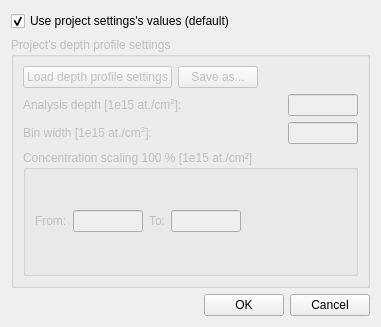
<?xml version="1.0" encoding="UTF-8"?>
<ui version="4.0">
 <class>Dialog</class>
 <widget class="QDialog" name="Dialog">
  <property name="geometry">
   <rect>
    <x>0</x>
    <y>0</y>
    <width>381</width>
    <height>327</height>
   </rect>
  </property>
  <property name="minimumSize">
   <size>
    <width>0</width>
    <height>0</height>
   </size>
  </property>
  <property name="maximumSize">
   <size>
    <width>16777215</width>
    <height>16777215</height>
   </size>
  </property>
  <property name="windowTitle">
   <string>Measurement's Depth Profile Settings</string>
  </property>
  <layout class="QVBoxLayout" name="verticalLayout">
   <item>
    <layout class="QVBoxLayout" name="verticalLayout_2">
     <item>
      <layout class="QHBoxLayout" name="horizontalLayout">
       <item>
        <widget class="QCheckBox" name="useProjectSettingsValuesCheckBox">
         <property name="text">
          <string>Use project settings's values (default)</string>
         </property>
         <property name="checked">
          <bool>true</bool>
         </property>
        </widget>
       </item>
       <item>
        <spacer name="horizontalSpacer">
         <property name="orientation">
          <enum>Qt::Horizontal</enum>
         </property>
         <property name="sizeHint" stdset="0">
          <size>
           <width>40</width>
           <height>20</height>
          </size>
         </property>
        </spacer>
       </item>
      </layout>
     </item>
     <item>
      <widget class="QGroupBox" name="depthProfileSettingsGroupBox">
       <property name="enabled">
        <bool>false</bool>
       </property>
       <property name="title">
        <string>Project's depth profile settings</string>
       </property>
       <layout class="QGridLayout" name="gridLayout_2">
        <item row="2" column="0">
         <layout class="QHBoxLayout" name="horizontalLayout_36">
          <item>
           <widget class="QLabel" name="label_26">
            <property name="text">
             <string>&lt;html&gt;&lt;head/&gt;&lt;body&gt;&lt;p&gt;Analysis depth [1e15 at./cm&lt;span style=&quot; vertical-align:super;&quot;&gt;2&lt;/span&gt;]:&lt;/p&gt;&lt;/body&gt;&lt;/html&gt;</string>
            </property>
           </widget>
          </item>
          <item>
           <spacer name="horizontalSpacer_35">
            <property name="orientation">
             <enum>Qt::Horizontal</enum>
            </property>
            <property name="sizeHint" stdset="0">
             <size>
              <width>40</width>
              <height>20</height>
             </size>
            </property>
           </spacer>
          </item>
          <item>
           <widget class="QLineEdit" name="depthStepForStoppingLineEdit">
            <property name="minimumSize">
             <size>
              <width>70</width>
              <height>0</height>
             </size>
            </property>
            <property name="maximumSize">
             <size>
              <width>70</width>
              <height>16777215</height>
             </size>
            </property>
           </widget>
          </item>
         </layout>
        </item>
        <item row="0" column="0">
         <layout class="QHBoxLayout" name="horizontalLayout_37">
          <item>
           <widget class="QPushButton" name="loadDepthProfileSettingsButton">
            <property name="sizePolicy">
             <sizepolicy hsizetype="Preferred" vsizetype="Fixed">
              <horstretch>0</horstretch>
              <verstretch>0</verstretch>
             </sizepolicy>
            </property>
            <property name="text">
             <string>Load depth profile settings</string>
            </property>
           </widget>
          </item>
          <item>
           <widget class="QPushButton" name="saveDepthProfileSettingsButton">
            <property name="text">
             <string>Save as...</string>
            </property>
           </widget>
          </item>
          <item>
           <spacer name="horizontalSpacer_36">
            <property name="orientation">
             <enum>Qt::Horizontal</enum>
            </property>
            <property name="sizeHint" stdset="0">
             <size>
              <width>40</width>
              <height>20</height>
             </size>
            </property>
           </spacer>
          </item>
         </layout>
        </item>
        <item row="4" column="0">
         <layout class="QHBoxLayout" name="horizontalLayout_38">
          <item>
           <widget class="QGroupBox" name="groupBox_9">
            <property name="title">
             <string>Concentration scaling 100 % [1e15 at./cm²]</string>
            </property>
            <layout class="QGridLayout" name="gridLayout_5">
             <item row="0" column="0">
              <layout class="QHBoxLayout" name="horizontalLayout_4">
               <item>
                <widget class="QLabel" name="label_2">
                 <property name="text">
                  <string>&lt;html&gt;&lt;head/&gt;&lt;body&gt;&lt;p&gt;From:&lt;/p&gt;&lt;/body&gt;&lt;/html&gt;</string>
                 </property>
                </widget>
               </item>
               <item>
                <widget class="QLineEdit" name="depthsForConcentrationScalingLineEdit_1">
                 <property name="minimumSize">
                  <size>
                   <width>70</width>
                   <height>0</height>
                  </size>
                 </property>
                 <property name="maximumSize">
                  <size>
                   <width>70</width>
                   <height>16777215</height>
                  </size>
                 </property>
                </widget>
               </item>
               <item>
                <widget class="QLabel" name="label_3">
                 <property name="text">
                  <string>To:</string>
                 </property>
                </widget>
               </item>
               <item>
                <widget class="QLineEdit" name="depthsForConcentrationScalingLineEdit_2">
                 <property name="minimumSize">
                  <size>
                   <width>70</width>
                   <height>0</height>
                  </size>
                 </property>
                 <property name="maximumSize">
                  <size>
                   <width>70</width>
                   <height>16777215</height>
                  </size>
                 </property>
                </widget>
               </item>
               <item>
                <spacer name="horizontalSpacer_2">
                 <property name="orientation">
                  <enum>Qt::Horizontal</enum>
                 </property>
                 <property name="sizeHint" stdset="0">
                  <size>
                   <width>40</width>
                   <height>20</height>
                  </size>
                 </property>
                </spacer>
               </item>
              </layout>
             </item>
            </layout>
           </widget>
          </item>
         </layout>
        </item>
        <item row="3" column="0">
         <layout class="QHBoxLayout" name="horizontalLayout_39">
          <item>
           <widget class="QLabel" name="label_27">
            <property name="text">
             <string>&lt;html&gt;&lt;head/&gt;&lt;body&gt;&lt;p&gt;Bin width [1e15 at./cm&lt;span style=&quot; vertical-align:super;&quot;&gt;2&lt;/span&gt;]:&lt;/p&gt;&lt;/body&gt;&lt;/html&gt;</string>
            </property>
           </widget>
          </item>
          <item>
           <spacer name="horizontalSpacer_37">
            <property name="orientation">
             <enum>Qt::Horizontal</enum>
            </property>
            <property name="sizeHint" stdset="0">
             <size>
              <width>40</width>
              <height>20</height>
             </size>
            </property>
           </spacer>
          </item>
          <item>
           <widget class="QLineEdit" name="depthStepForOutputLineEdit">
            <property name="minimumSize">
             <size>
              <width>70</width>
              <height>0</height>
             </size>
            </property>
            <property name="maximumSize">
             <size>
              <width>70</width>
              <height>16777215</height>
             </size>
            </property>
           </widget>
          </item>
         </layout>
        </item>
       </layout>
      </widget>
     </item>
    </layout>
   </item>
   <item>
    <layout class="QHBoxLayout" name="horizontalLayout_2">
     <item>
      <spacer name="horizontalSpacer_3">
       <property name="orientation">
        <enum>Qt::Horizontal</enum>
       </property>
       <property name="sizeHint" stdset="0">
        <size>
         <width>40</width>
         <height>20</height>
        </size>
       </property>
      </spacer>
     </item>
     <item>
      <widget class="QPushButton" name="OKButton">
       <property name="text">
        <string>OK</string>
       </property>
      </widget>
     </item>
     <item>
      <widget class="QPushButton" name="cancelButton">
       <property name="text">
        <string>Cancel</string>
       </property>
      </widget>
     </item>
    </layout>
   </item>
  </layout>
 </widget>
 <tabstops>
  <tabstop>useProjectSettingsValuesCheckBox</tabstop>
  <tabstop>OKButton</tabstop>
  <tabstop>cancelButton</tabstop>
  <tabstop>loadDepthProfileSettingsButton</tabstop>
  <tabstop>saveDepthProfileSettingsButton</tabstop>
  <tabstop>depthStepForStoppingLineEdit</tabstop>
  <tabstop>depthStepForOutputLineEdit</tabstop>
  <tabstop>depthsForConcentrationScalingLineEdit_1</tabstop>
  <tabstop>depthsForConcentrationScalingLineEdit_2</tabstop>
 </tabstops>
 <resources/>
 <connections>
  <connection>
   <sender>useProjectSettingsValuesCheckBox</sender>
   <signal>toggled(bool)</signal>
   <receiver>depthProfileSettingsGroupBox</receiver>
   <slot>setDisabled(bool)</slot>
   <hints>
    <hint type="sourcelabel">
     <x>56</x>
     <y>23</y>
    </hint>
    <hint type="destinationlabel">
     <x>52</x>
     <y>45</y>
    </hint>
   </hints>
  </connection>
 </connections>
</ui>
